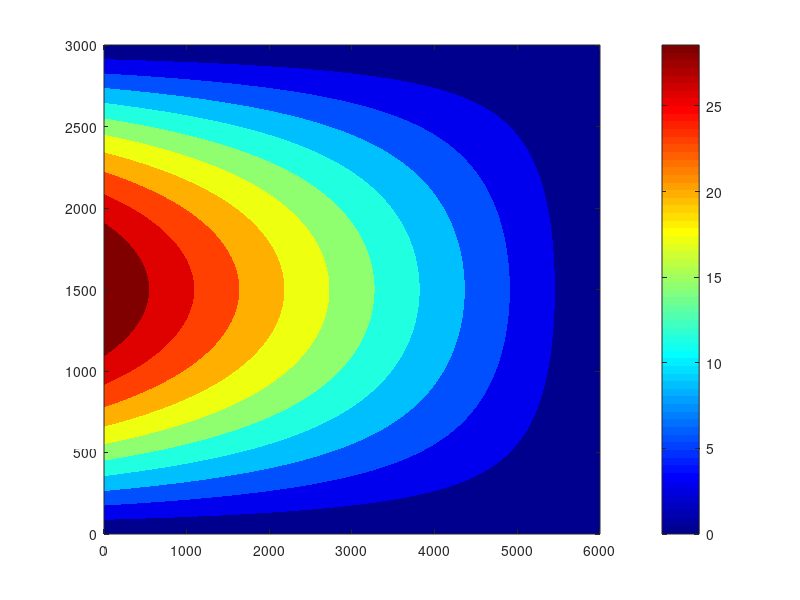

The MATLAB source for this figure: (Note: this script raises an error after producing the figure.)
% Physical Oceanology
% Final Project
% B11501037 Po-Tao, Lin
% Problem 1.(3) Problem 1.(4)
clear; close all;

%% Problem 1.(3)
% parameter setting
Lx = 6000e3;    %[m] length of x range
Ly = 3000e3;    %[m] length of y range
tau0 = 0.1;     %[N/m^2] wind stress
rho = 1000;     %[kg/m^3] density of seawater
beta =2e-11;    %[1/m-s] beta-parameter

% Domain setting
Nx = 100;
Ny = 100;
x = linspace(0, Lx, Nx);
y = linspace(0, Ly, Ny);
[X, Y] = meshgrid(x, y);

% V(y) Sverdrup transport
coeff = (tau0 * pi) / (beta * rho * Ly); 
Vy = coeff * sin(pi * Y / Ly);  % V

% psi(x,y) V = \partial \pst/\patial x
% and \psi x = Lx = 0;
psi = (Lx-X) .* Vy;

% U and V
[psi_x, psi_y] = gradient(psi,x(2)-x(1),y(2)-y(1));
U = -psi_y;
V = psi_x;

% Figure of problem 1.(3)
% combine contourf and quiver
figure('Position',[100,100,1200,500]);
set(gcf,'Color','White')
contourf(X/1e3, Y/1e3, psi/1e6,10,'linecolor','none');  % 
colormap('jet')
c = colorbar;
c.Label.String = '10^6 m^3/s';
c.Label.FontSize = 14;
hold on;
Nscale = 10;
quiver(X(1:5:end,1:5:end)/1e3, Y(1:5:end,1:5:end)/1e3, U(1:5:end,1:5:end)*Nscale, V(1:5:end,1:5:end)*Nscale,0, 'w','filled');  
quiver(X(10,90)/1e3+200, Y(10,90)/1e3, 10*Nscale, 0,0, 'r','filled');  
text(X(10,90)/1e3+200, Y(10,90)/1e3+100,'10 m^2/s','Color','r','FontSize',12),
xlabel('x (km)','FontSize',14);
ylabel('y (km)','FontSize',14);
title('Transport Streamfunction','FontSize',14);
axis([0,Lx/1e3,0,Ly/1e3])
exportgraphics(gcf,'Fig1streamfunction.pdf','ContentType', 'vector');
%% Problem 1.(4)
% plot the V section of x = 0.5Lx and x = 0.75Lx
x1 = 0.5*Lx;
x2 = 0.75*Lx;
[~,idx1] = min(abs(x-x1));
[~,idx2] = min(abs(x-x2));

% draw three figure in one picture.
figure('Position',[100,100,1300,500])
set(gcf,'Color','White')
t = tiledlayout(1,5);
% plot V profile at x = 0.75 L_x
ax1 = nexttile(1,[1 1]);
plot(V(:,idx1),Y(:,idx1)/1e3);
xlabel('V (m^2/s)','FontSize',12);
ylabel('y (km)','FontSize',12);
title('x = 0.5L_x','FontSize',14);
% plot V profile at x = 0.75 L_x
ax2 = nexttile(2, [1 1]);
plot(V(:,idx2),Y(:,idx2)/1e3);
xlabel('V (m^2/s)','FontSize',12);
yticklabels('')
title('x = 0.75L_x','FontSize',14);
% plot the streamfunction
ax3 = nexttile(3,[1 3]);
contourf(X/1e3, Y/1e3, psi/1e6,10,'linecolor','none');  % 
colormap('jet')
c = colorbar;
c.Label.String = '10^6 m^3/s';
c.Label.FontSize = 14;
hold on;
Nscale = 10;
quiver(X(1:5:end,1:5:end)/1e3, Y(1:5:end,1:5:end)/1e3, U(1:5:end,1:5:end)*Nscale, V(1:5:end,1:5:end)*Nscale,0, 'w','filled');  
quiver(X(10,90)/1e3-200, Y(10,90)/1e3, 10*Nscale, 0,0, 'r','filled');  
text(X(10,90)/1e3-200, Y(10,90)/1e3+100,'10 m^2/s','Color','r','FontSize',12),
xlabel('x (km)','FontSize',14);
yticklabels('')
title('Transport Streamfuction','FontSize',14);
axis tight manual
axis([0 Lx/1e3 0 Ly/1e3])
exportgraphics(gcf,'Fig2Vprofile.pdf','ContentType', 'vector');
